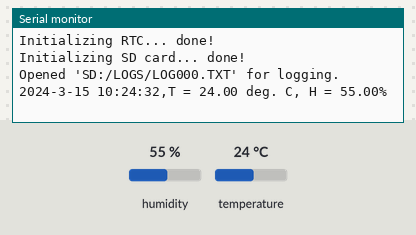
A sketch run on a simulated Arduino Uno, built with avr-gcc and run on an emulated ATmega328P. On the bench: the last lines printed to the serial monitor. The test bench sets the inputs (shaded band); at power-on: humidity 55 %, temperature 24 °C. The local clock reads 2024-03-15 10:24:30 at power-on unless the sketch sets it; storage starts empty.

Above: at 3.0 s.
3.1 s: humidity set to 22 %
4.7 s: temperature set to 12 °C
At 4.7 s:
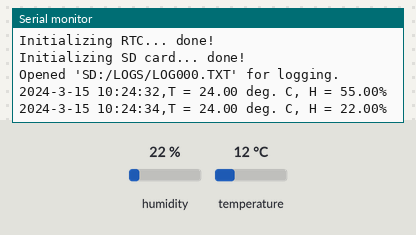
6.3 s: humidity set to 40 %
At 8.3 s:
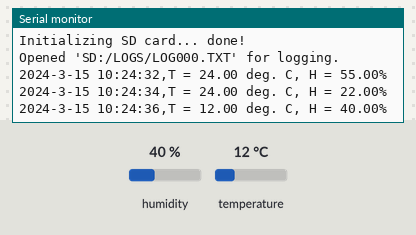
Timing chart, 0 to 9.8 s (numbered marks = the images above; inputs shaded):
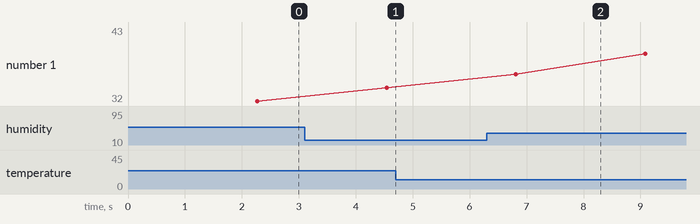

The sketch:

DataLogDHT11.ino
```cpp
#include <dht_nonblocking.h>

// ===================================================
// DataLogger based on the
// RobotDyn SD/RTC Arduino shield example by Nolan Chandler
//
// Todd Lines Nolan Chandler
// Last revised: 2023-02-22
//
// Saves temperature and humidity measurements from a
//   DHT11 to a SD card with time stamp as an example
//   of data logging
//
// Collects data at a given rate, that is set by the
//   DHT11 sensor and saves them with a timestamp on
//   the SD card to files called // "LOG000.TXT",
//   "LOG001.TXT", etc. A new file is opened every N
//   samples to collect another N samples.
// ===================================================

// ==== include statements
#include <SPI.h>
#include <SD.h>

// RTC libary by Adafruit. Must be manually installed
#include "RTClib.h"

// DHT11 sensor library - This measures temp and humid.
#include <dht_nonblocking.h>

// ==== global variables and data types
// DHT11 sensor data type
#define DHT_SENSOR_TYPE DHT_TYPE_11
static const int DHT_SENSOR_PIN = 3;
DHT_nonblocking dht_sensor( DHT_SENSOR_PIN, DHT_SENSOR_TYPE );
float temperature, humidity;

//SD card pin to use
const int SD_PIN = 10;
File logfile;

// Real time clock type and variable
RTC_DS1307 rtc;

// data collection variables to set up how often data are recorded
int i = 0;
int N = 50; // Number of samples per file
int waittime_ms = 3000; // milliseconds between samples

// ====================================================
// special functions
// ====================================================

// =========================================
// DHT11 Function to retrieve data:
//    Poll for a measurement, keeping the state machine alive.  Returns
//    true if a measurement is available.  The DHT11 likes this format for
//    it's data call, so I am following the suggested use.
// =========================================
static bool measure_environment( float *temperature, float *humidity ) {
    if( dht_sensor.measure( temperature, humidity ) == true ) {
        return( true );
    }
    else return( false );
  }


// =========================================
// initializes the RTC,
// and checks to see if it has been set
// =========================================
void init_RTC()
{
  Serial.print("Initializing RTC...");

  if (!rtc.begin()) {
    Serial.println(" failed!");
    while (1);
  }

  Serial.println(" done!");

  if (!rtc.isrunning())
    Serial.println(
     "WARNING: RTC has not been previously set");

}

// ======================================================
// attempts to initialize the SD card for reading/writing
// ======================================================

void init_SD()
{
  Serial.print("Initializing SD card...");

  if (!SD.begin(SD_PIN)) {
    Serial.println(" failed!");
    while (1);
  }

  Serial.println(" done!");
}

// =======================================================
// Opens the next available log file in SD:/LOGS/
// Write to the file using logfile.print() or println(),
// just like Serial
// =======================================================

File open_next_logfile()
{
  char filename[24];

  // Create folder for logs if it doesn't already exist
  if (!SD.exists("/LOGS/"))
    SD.mkdir("/LOGS/");

  // find the first file LOGxxx.TXT that doesn't exist,
  // then create, open and use that file
  for (int logn = 0; logn < 1000; logn++) {
    sprintf(filename, "/LOGS/LOG%03d.TXT", logn);

    if (!SD.exists(filename)) {
      Serial.print("Opened \'SD:");
      Serial.print(filename);
      Serial.println("\' for logging.");
      break;
    }
  }

  return SD.open(filename, FILE_WRITE);
}


// ====================================================
// SETUP
// ====================================================

void setup() {
   // Open serial communications
   Serial.begin(9600);

   init_RTC();

   // (note 24-hour time: 3pm -> 15)
   // This line sets the RTC with an
   // explicit date & time, for example:
   // to set January 21, 2014 at 3:18pm
   // you would use the following line:
   // rtc.adjust(DateTime(2014, 1, 21, 15, 18, 0));

   init_SD();

   logfile = open_next_logfile();

   }


// ====================================================
// LOOP
// ====================================================

void loop( )
{
  float temperature;
  float humidity;

  //get the time for the data sample
  DateTime now = rtc.now();

  //Measure temperature and humidity.  If the functions returns
  //   true, then a measurement is available.
if (i < N) {
    if( measure_environment( &temperature, &humidity ) == true ) {
        // write same data to serial
        Serial.print(now.year());
        Serial.print('-');
        Serial.print(now.month());
        Serial.print('-');
        Serial.print(now.day());
        Serial.print(' ');
        Serial.print(now.hour());
        Serial.print(':');
        Serial.print(now.minute());
        Serial.print(':');
        Serial.print(now.second());
        Serial.print(',');
        Serial.print( "T = " );
        Serial.print(temperature);
        Serial.print( " deg. C, H = " );
        Serial.print(humidity);
        Serial.println( "%" );
        Serial.println();
        // Write the date, time and data to log file
        // Same as printing to Serial!
        logfile.print(now.year());
        logfile.print('-');
        logfile.print(now.month());
        logfile.print('-');
        logfile.print(now.day());
        logfile.print(' ');
        logfile.print(now.hour());
        logfile.print(':');
        logfile.print(now.minute());
        logfile.print(':');
        logfile.print(now.second());
        logfile.print(',');
        logfile.print( "T = " );
        logfile.print(temperature);
        logfile.print( " deg. C, H = " );
        logfile.print(humidity);
        logfile.println();
        i++;
        }
  // the DHT11 forces a delay, but if we use
  //   a different sensor here is a delay to use
  //   delay(waittime_ms); //ms

  }
    // Reached N samples, open the next log
    // file to record N more
  else {
    logfile.close();
    // comment out the next two lines to stop
    // recording after the first file
    i = 0;
    logfile = open_next_logfile();
    }
  }
```

Measured:
- after the input at 6.3 s, the serial monitor: prints a new line after 0.51 s (image 2)
